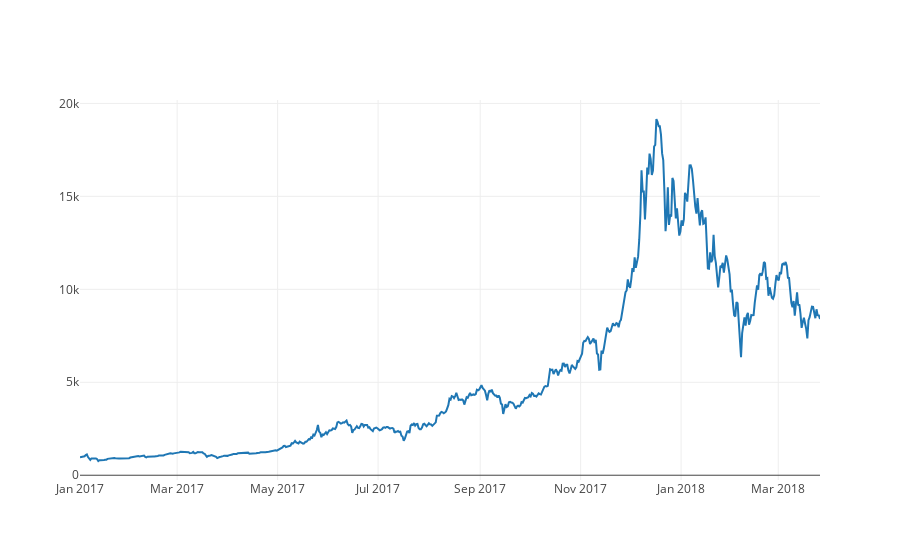

Source (notebook cell):
### Code cell
print_chart(data)

### Figure 1 — Plotly figure (JSON) as saved in the notebook; plotly's stock layout.template omitted (floating-point values rounded to 4 significant figures; data arrays with more than 128 entries replaced by an {"elided": "..."} marker saying what was removed)
{"data": [{"name": "Price", "type": "scatter", "x": {"elided": "648 str values"}, "y": {"elided": "648 float values"}}], "layout": {}}
